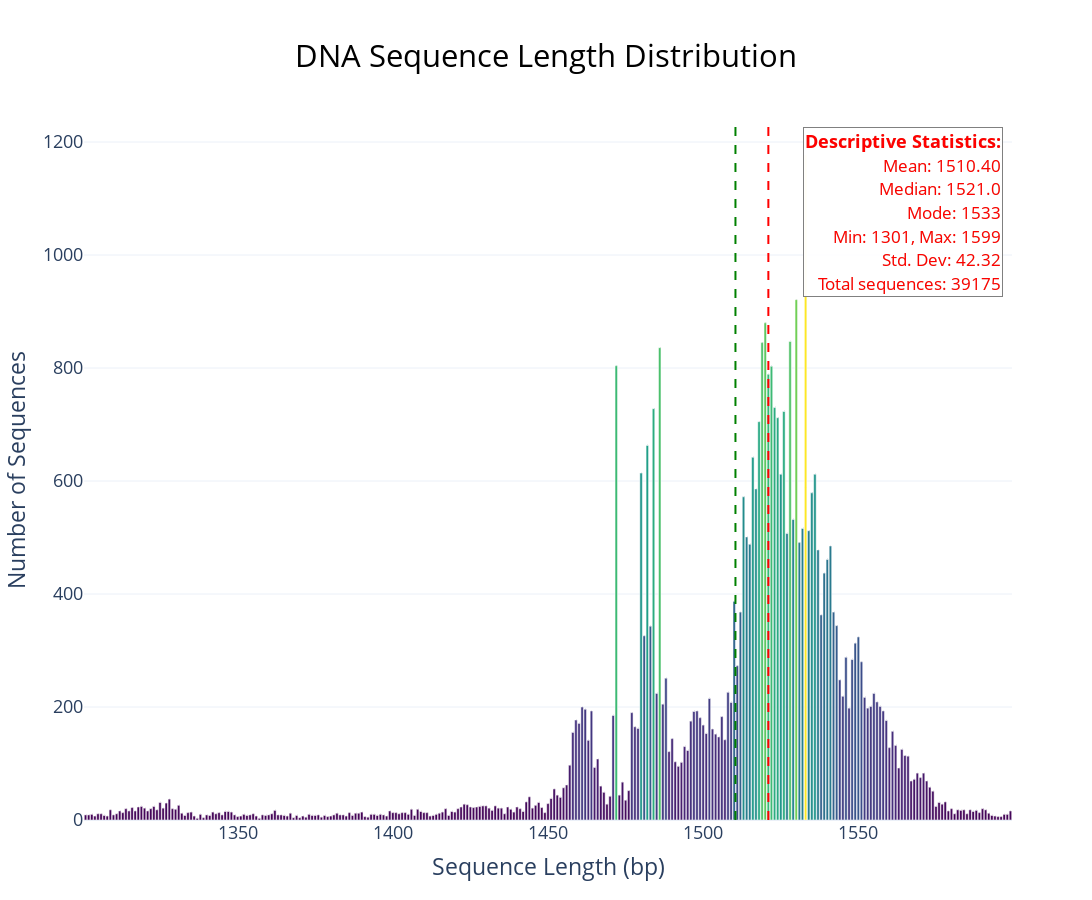

Here is the notebook cell this chart was saved with:
### Code cell
plot_sequence_length_enhanced(df, 'sequence_length', 
                             color_scheme='Viridis',
                             show_stats=True, 
                             show_cumulative=False,
                             text_size_factor=1.3)

### Figure 1 — Plotly figure (JSON) as saved in the notebook; plotly's stock layout.template omitted (floating-point values rounded to 4 significant figures; data arrays with more than 128 entries replaced by an {"elided": "..."} marker saying what was removed)
{"data": [{"hovertemplate": "Length: %{x}<br>Frequency: %{y}<br>Percentage: %{text:.2f}%<extra></extra>", "marker": {"color": {"elided": "299 int values"}, "colorscale": [[0, "#440154"], [0.1111, "#482878"], [0.2222, "#3e4989"], [0.3333, "#31688e"], [0.4444, "#26828e"], [0.5556, "#1f9e89"], [0.6667, "#35b779"], [0.7778, "#6ece58"], [0.8889, "#b5de2b"], [1, "#fde725"]], "showscale": false}, "name": "Frequency", "text": {"elided": "299 float values"}, "type": "bar", "x": {"elided": "299 int values"}, "y": {"elided": "299 int values"}}], "layout": {"annotations": [{"align": "right", "bgcolor": "rgba(255, 255, 255, 0.8)", "bordercolor": "grey", "borderwidth": 1, "font": {"color": "green", "size": 18.2}, "showarrow": false, "text": "<b style='font-size:18.2px'>Descriptive Statistics:</b><br><span style='font-size:16.900000000000002px'>Mean: 1510.40</span><br><span style='font-size:16.900000000000002px'>Median: 1521.0</span><br><span style='font-size:16.900000000000002px'>Mode: 1533</span><br><span style='font-size:16.900000000000002px'>Min: 1301, Max: 1599</span><br><span style='font-size:16.900000000000002px'>Std. Dev: 42.32</span><br><span style='font-size:16.900000000000002px'>Total sequences: 39175</span>", "x": 0.99, "xanchor": "right", "xref": "paper", "y": 0.99, "yanchor": "top", "yref": "paper"}, {"align": "right", "bgcolor": "rgba(255, 255, 255, 0.8)", "bordercolor": "grey", "borderwidth": 1, "font": {"color": "red", "size": 18.2}, "showarrow": false, "text": "<b style='font-size:18.2px'>Descriptive Statistics:</b><br><span style='font-size:16.900000000000002px'>Mean: 1510.40</span><br><span style='font-size:16.900000000000002px'>Median: 1521.0</span><br><span style='font-size:16.900000000000002px'>Mode: 1533</span><br><span style='font-size:16.900000000000002px'>Min: 1301, Max: 1599</span><br><span style='font-size:16.900000000000002px'>Std. Dev: 42.32</span><br><span style='font-size:16.900000000000002px'>Total sequences: 39175</span>", "x": 0.99, "xanchor": "right", "xref": "paper", "y": 0.99, "yanchor": "top", "yref": "paper"}], "font": {"size": 18.2}, "height": 900, "legend": {"font": {"size": 18.2}, "orientation": "h", "x": 1, "xanchor": "right", "y": 1.02, "yanchor": "bottom"}, "margin": {"b": 80, "l": 80, "r": 80, "t": 120}, "shapes": [{"line": {"color": "green", "dash": "dash", "width": 2}, "type": "line", "x0": 1510.0, "x1": 1510.0, "xref": "x", "y0": 0, "y1": 1, "yref": "y domain"}, {"line": {"color": "red", "dash": "dash", "width": 2}, "type": "line", "x0": 1521, "x1": 1521, "xref": "x", "y0": 0, "y1": 1, "yref": "y domain"}], "title": {"font": {"color": "black", "size": 31.2}, "text": "DNA Sequence Length Distribution", "x": 0.5, "xanchor": "center", "y": 0.95, "yanchor": "top"}, "width": 1600, "xaxis": {"tickfont": {"size": 18.2}, "title": {"font": {"size": 23.4}, "text": "Sequence Length (bp)"}}, "yaxis": {"tickfont": {"size": 18.2}, "title": {"font": {"size": 23.4}, "text": "Number of Sequences"}}}}
